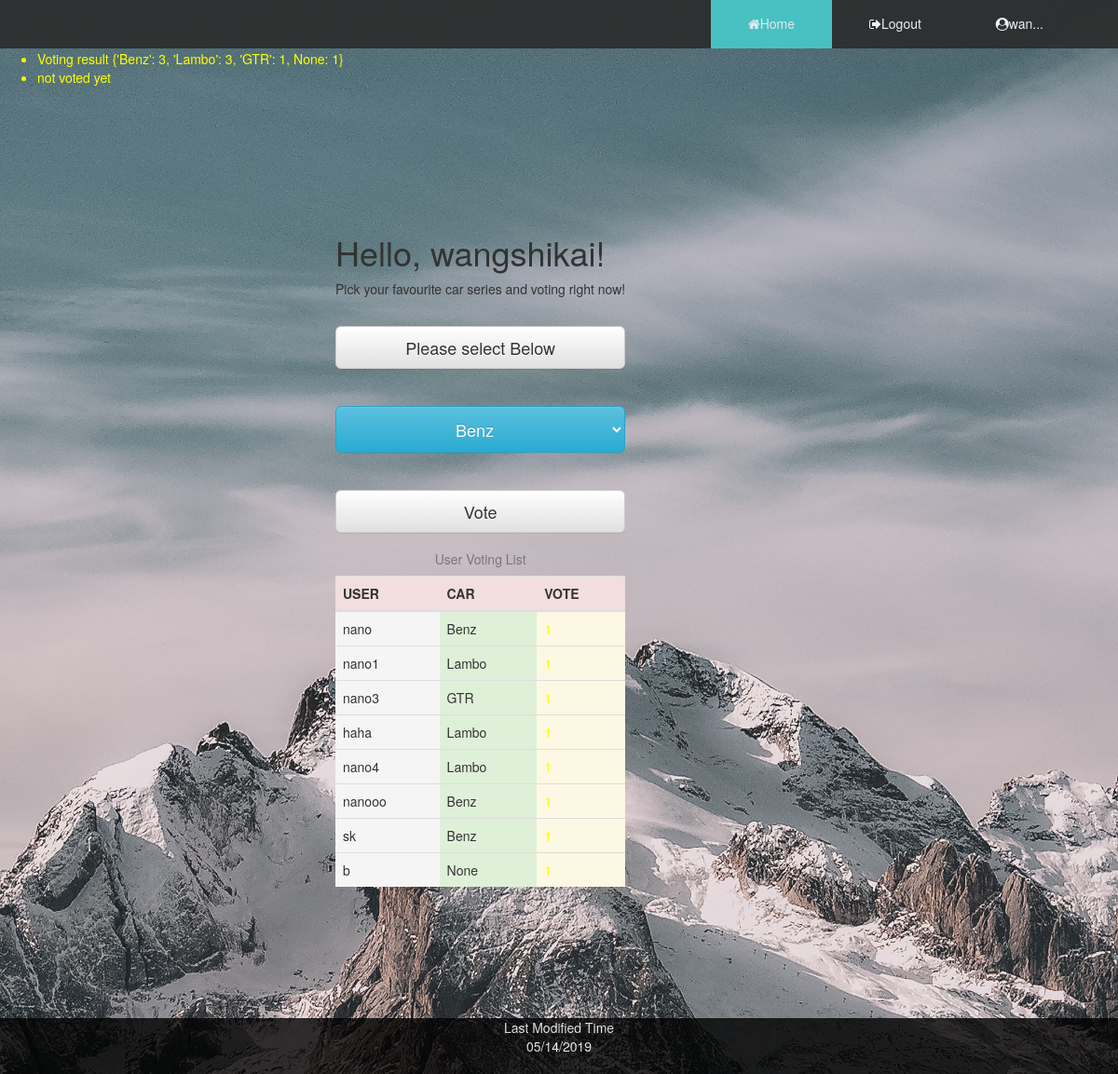
Page /index (signed in) on the earlier database version.
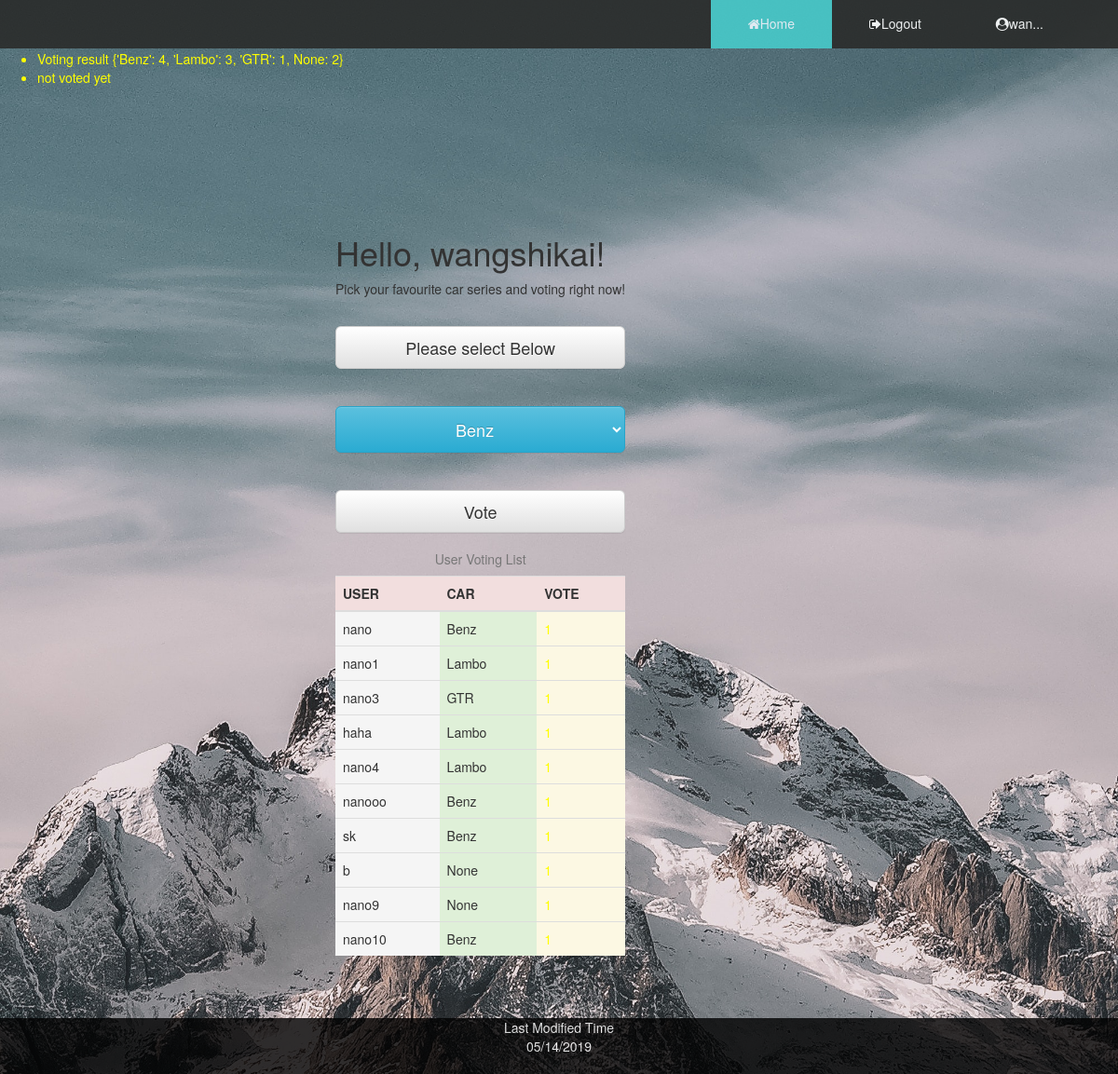
Same page on the later database version.
### app/models.py (models this page shows, shortened)
class User(UserMixin, db.Model):
    id = db.Column(db.Integer, primary_key=True)
    username = db.Column(db.String(64), index=True, unique=True)
    email = db.Column(db.String(120), index=True, unique=True)
    admin = db.Column(db.Boolean, default=False, nullable=False)
    preference = db.Column(db.String(320))
    password_hash = db.Column(db.String(128))
    record_id = relationship("Record", backref="user", lazy="dynamic")
    choice_id = relationship("Choice", backref="user", lazy="dynamic")
    def __repr__(self):
        print('<admin or not {}>'.format(self.admin))
        return '{}'.format(self.username)

class Choice(db.Model):
    id = db.Column(db.Integer, primary_key=True)
    chooseSeries = db.Column(db.String, db.ForeignKey('brand.carSeries'))
    vote = db.Column(db.Integer, default=False, nullable=False)
    UserId = db.Column(db.Integer, db.ForeignKey('user.id'), unique=True)

### app/routes.py (the view)
@app.route('/index')
@login_required
def index():
    car1 = []
    for i in db.session.query(Brand.carSeries).all():
        car1.append(i[0])
    carVote = {}
    for i in db.session.query(Choice.chooseSeries).all():
        carVote[i[0]] = carVote.get(i[0], 0) + 1
    flash("Voting result " + str(carVote))
    user = []
    for i in db.session.query(Choice.UserId).all():
        user.append(i[0])
    for i in user:
        if current_user.id in user:
            choice = Choice(chooseSeries=select, UserId = current_user.id, vote=1)
            flash("current user have voted")
            break
        else:
            flash("not voted yet")
            choice = Choice(chooseSeries=select, UserId = current_user.id, vote=0)
            break
    tableCar=[]
    tableVote=[]
    for i in db.session.query(Choice.chooseSeries).all():
        tableCar.append(i[0])
    for i in db.session.query(Choice.vote).all():
        tableVote.append(i[0])
    tableUser = []
    for i in db.session.query(User).join(Choice):
        tableUser.append(i)
    a = zip(tableUser,tableCar,tableVote)
    return render_template('index.html',title='Home', car1=car1, carVote = carVote, choice=choice, a=a)

### app/models.py (called while the page is built)
@login.user_loader
def load_user(id):
    return User.query.get(int(id))

### app/routes.py (called while the page is built)
@app.context_processor
def override_url_for():
    return dict(url_for=dated_url_for)

def dated_url_for(endpoint, **values):
    if endpoint == 'static':
        filename = values.get('filename', None)
        if filename:
            file_path = os.path.join(app.root_path,
                                     endpoint, filename)
            values['q'] = int(os.stat(file_path).st_mtime)
    return url_for(endpoint, **values)

### app/templates/index.html
{% extends "base.html" %}
{% block content %}
    <form method="POST" action="{{ url_for('select') }}">
    <div class="info">
        <h1>Hello, {{current_user.username}}!</h1>
        <p>Pick your favourite car series and voting right now!</p>
        <br>
        <div >
            <div >
                <span  class='btn btn-default btn-lg btn-block'>Please select Below</span>
                <br/>
                <br>
                    <select name="car_select" class="selectpicker show-tick btn btn-info btn-lg btn-block">
                        {% for i in car1 %}
                            <option>{{i}}</option>
                        {% endfor %}
                    </select>
            </div>
            <br><br>
            {% if choice.vote == 1 %}
            <button type="submit" class="btn btn-default btn-lg btn-block" disabled >You have already Voted</button>
            {% else %}
            <button type="submit" class="btn btn-default btn-lg btn-block" onclick="time()">Vote</button>
            {% endif %}
        </div>
        <table class="table">
            <caption style="text-align: center" >User Voting List</caption>
        <thread>
            <th class="danger">USER</th>
            <th class="danger">CAR</th>
            <th class="danger">VOTE</th>
        </thread>
        <tbody>
            {% for i,j,k in a %}
             <tr>
                 <td class="active">{{i}}</td>
                 <td class="success">{{j}}</td>
                 <td class="warning">{{k}}</td>
             </tr>
            {% endfor %}
        </tbody>
        </table>
    </div>
    </form>
{% endblock %}

### app/templates/base.html (shortened to what this page needs)
<!DOCTYPE html>
<html lang="en">
    <head>
        <link rel="stylesheet" type="text/css" href="{{ url_for('static', filename='style.css' )  }}">
        <link rel="stylesheet" href="https://maxcdn.bootstrapcdn.com/bootstrap/3.3.7/css/bootstrap.min.css" >
        <link rel="stylesheet" href="https://maxcdn.bootstrapcdn.com/bootstrap/3.3.7/css/bootstrap-theme.min.css">
        <link href="https://stackpath.bootstrapcdn.com/font-awesome/4.7.0/css/font-awesome.min.css" rel="stylesheet">
    </head>
    <body>
        <header>
            <nav>
                <ul>
                    <li><a href="{{ url_for('home') }}" class="active"><i class="fa fa-home"></i>Home</a></li>
                    {% if current_user.is_anonymous %}
                    <li><a href="{{ url_for('login') }}"><i class="fa fa-sign-in"></i>Log in</a></li>
                    {% else %}
                    <li><a href="{{ url_for('logout') }}"><i class="fa fa-sign-out"></i>Logout</a></li>
                    {% endif %}
                    {% if  current_user.username|length > 5 %}
                    <li><a ><i class="fa fa-user-circle"></i>{{ current_user.username[:3] }}...</a></li>
                    {% else %}
                    <li><a ><i class="fa fa-user-circle"></i>{{ current_user.username}}</a></li>
                    {% endif %}
                </ul>
            </nav>
        </header>
            {% with messages = get_flashed_messages() %}
            {% if messages %}
            <div class=warning>
            <ul>
                {% for message in messages %}
                <li>{{ message }} </li>
                {% endfor %}
            </ul>
            </div>
            {% endif %}
            {% endwith %}
        {% block content %}{% endblock %}
    </body>
    <footer>
    </footer>
</html>

### app/static/style.css (style rules this page uses)
body { background: url('Photo/mountain.jpg'); background-repeat: no-repeat; background-size: cover; height: 100%; background-attachment: fixed; margin: 0; padding: 0; font-family: poppins; }
header { background: rgb(43, 44, 43); top: 0; left: 0; width: 100%; box-sizing: border-box; padding: 0 40px; position: absolute; opacity: .9; }
header nav { float: right; }
header nav ul { margin: 0; padding: 0; display: flex; }
header nav ul li { list-style: none; }
header nav ul li a { height: 52px; line-height: 50px; padding: 0 40px; color: white; text-decoration: none; display: block; }
header nav ul li a:hover, header nav ul li a.active { color: aliceblue; background: rgb(72, 202, 202); }
.warning { margin: 53px 0px; color: yellow; }
.info { position: absolute; top: 20%; left: 30%; }
footer { background: black; position: relative; margin-top: 1000px; height: 60px; width: 100%; color: white; text-align: center; opacity: .8; }
.table { position: relative; top: 10px; }

Differences in the rows shown:
added User: admin+username "nano9", j "None", k "1"
added Choice: username "nano10", chooseSeries "Benz", vote "1"
Other differences:
new list line: "Voting result {'Benz': 4, 'Lambo': 3, 'GTR': 1, None: 2}"
list line gone: "Voting result {'Benz': 3, 'Lambo': 3, 'GTR': 1, None: 1}"
